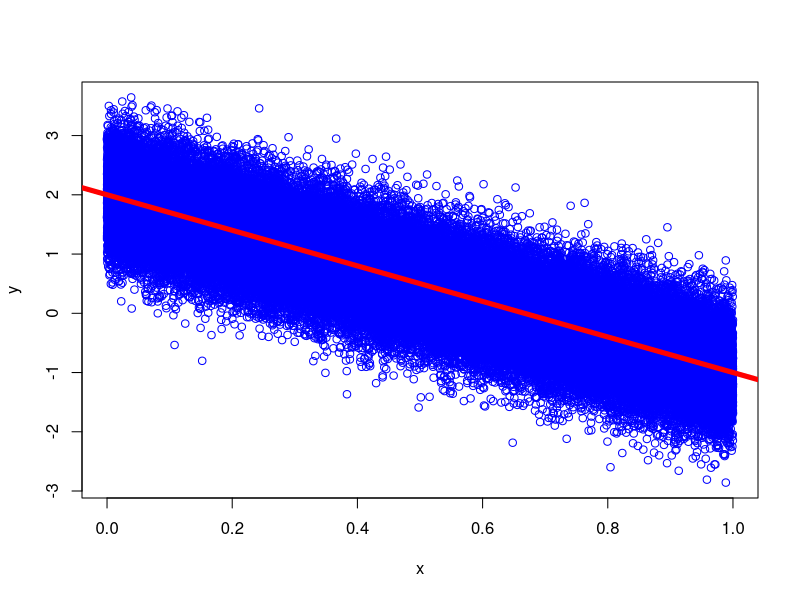

The R script that drew this image:
a = -3
b = 2
s = 0.25
x = runif(100500) # 50 reels aleatoirs dans ]0, 1[
y = b + a*x + rnorm(100500, sd = sqrt(s)) # Ajout de "bruits" de loi normale 
mean(x) # Valeur theorique: 0.5
mean(y) # Valeur theorique: 2 - 3*0.5 = 0.5
###########
M = matrix(c(x, y),  nrow = 100500, byrow = T)
write.table(M, file="M_datas.txt", row.names=F, col.names=c("x", "y"))
# row.names=F ou row.names=FALSE
plot(x, y, col = "blue")
abline(b, a, col = "red", lwd = 5) # Ajoute la droite y = a*x + b
###########
dev.print(pdf, "M_dataPlot.pdf")
dev.off()